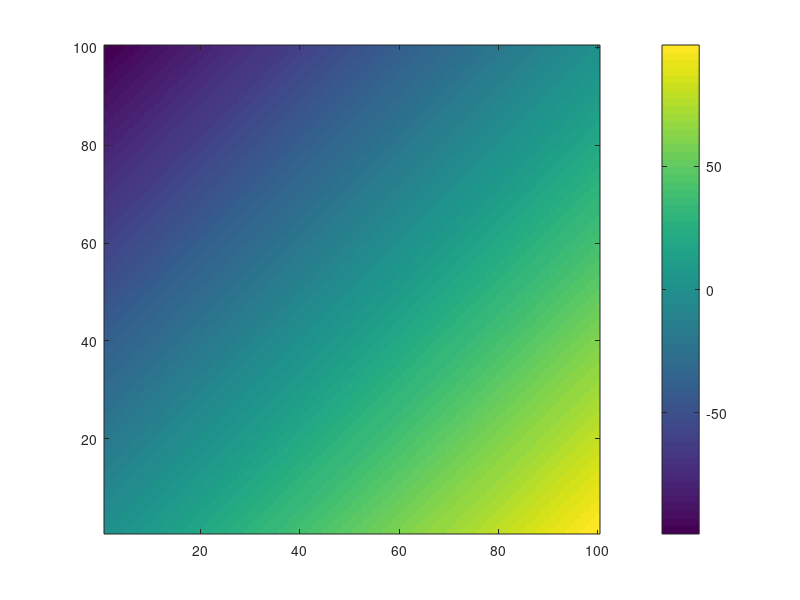

Reproduce this figure in MATLAB.
Z=zeros(100,100);
for X=1:100
    for Y=1:100
        Z(Y,X)=X-Y;
    end
end
figure;imagesc(Z);set(gca,'YDir','normal');colorbar;